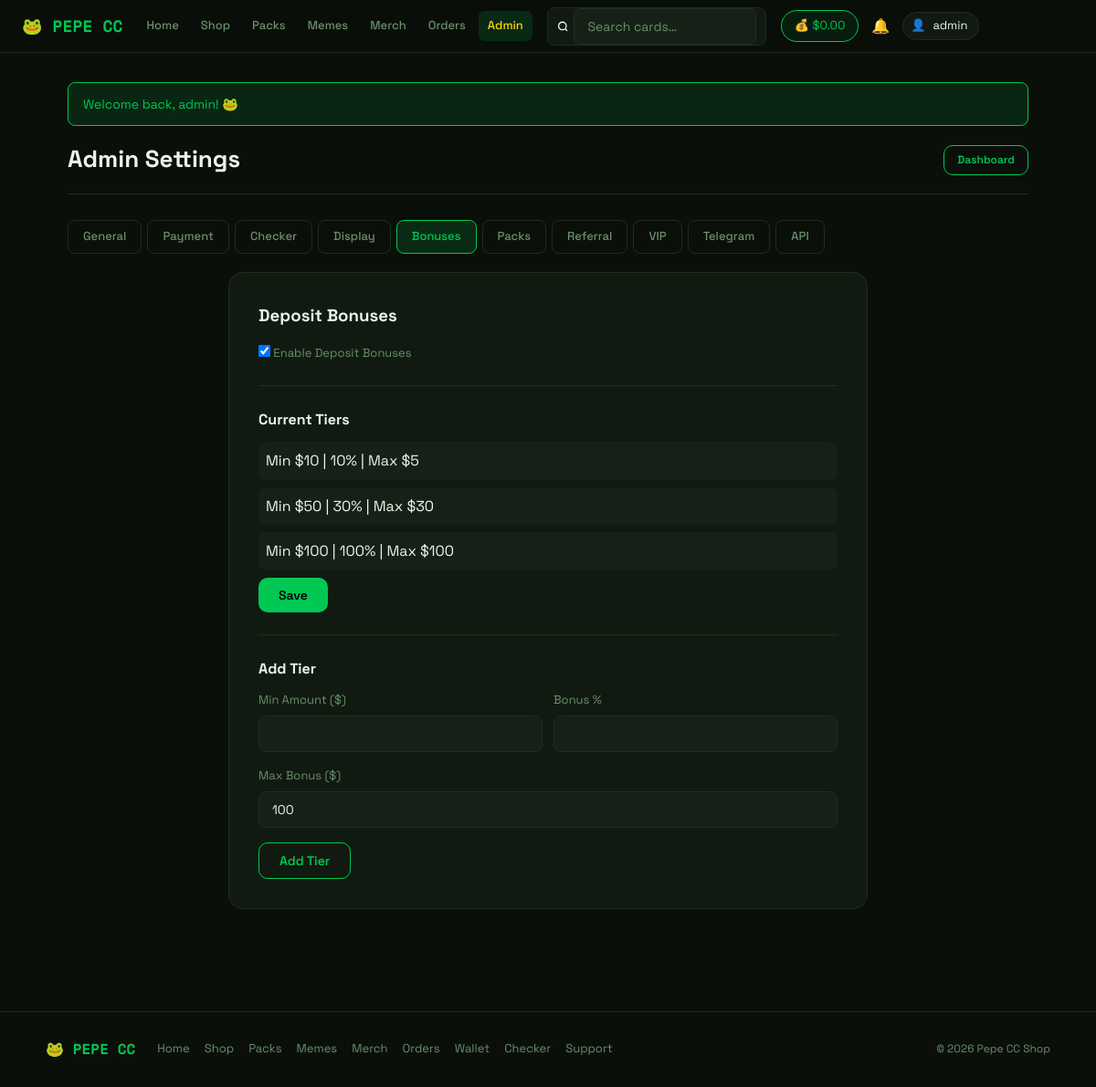
The app's page /admin/settings.php?tab=bonuses (signed in) with its own data.
### tables this page shows
CREATE TABLE IF NOT EXISTS users (
    id                INT AUTO_INCREMENT PRIMARY KEY,
    first_name        VARCHAR(100) NOT NULL,
    last_name         VARCHAR(100) NOT NULL,
    email             VARCHAR(191) NOT NULL UNIQUE,
    username          VARCHAR(100) NOT NULL UNIQUE,
    password          VARCHAR(255) NOT NULL,
    role              ENUM('user','admin','vendor') DEFAULT 'user',
    vendor_status     ENUM('pending','approved','rejected') DEFAULT NULL,
    shop_name         VARCHAR(255) DEFAULT NULL,
    shop_desc         TEXT         DEFAULT NULL,
    vendor_applied_at DATETIME     DEFAULT NULL,
    balance           DECIMAL(10,2) NOT NULL DEFAULT 0.00,
    total_spent       DECIMAL(10,2) NOT NULL DEFAULT 0.00,
    referral_code     VARCHAR(20)  DEFAULT NULL UNIQUE,
    referred_by       INT          DEFAULT NULL,
    vip_level         INT          DEFAULT 0,
    created_at        DATETIME     DEFAULT CURRENT_TIMESTAMP
);

CREATE TABLE IF NOT EXISTS deposit_bonuses (
    id              INT AUTO_INCREMENT PRIMARY KEY,
    min_amount      DECIMAL(10,2) NOT NULL,
    bonus_percent   INT           NOT NULL,
    max_bonus       DECIMAL(10,2) NOT NULL DEFAULT 100.00,
    is_active       TINYINT(1)    DEFAULT 1,
    created_at      DATETIME      DEFAULT CURRENT_TIMESTAMP
);

### admin/settings.php (the view, shortened to what this page needs)
<?php
require_once __DIR__ . '/../config/helpers.php';
$db = getDB();
$tab = $_GET['tab'] ?? 'general';
$s=[]; $r=$db->query("SELECT setting_key,setting_value FROM settings");
while($row=$r->fetch_assoc()) $s[$row['setting_key']]=$row['setting_value'];
$bonuses=$db->query("SELECT * FROM deposit_bonuses ORDER BY min_amount")->fetch_all(MYSQLI_ASSOC);
require_once __DIR__ . '/../includes/header.php';
$tabs=['general'=>'General','payment'=>'Payment','checker'=>'Checker','display'=>'Display','bonuses'=>'Bonuses','packs'=>'Packs','referral'=>'Referral','vip'=>'VIP','telegram'=>'Telegram','api'=>'API'];
?>
<div class="page-header"><div><h1>Admin Settings</h1></div><a class="btn btn-outline btn-sm" href="/admin/index.php">Dashboard</a></div>
<div class="tabs" style="margin-bottom:20px;flex-wrap:wrap">
<?php foreach($tabs as $k=>$v): ?><a class="tab <?=$tab===$k?'active':''?>" href="?tab=<?=$k?>"><?=$v?></a><?php endforeach;?>
</div>
<?php if($tab==='general'):?>
<div class="form-card" style="max-width:600px"><h3 style="margin-bottom:16px">General Settings</h3>
<form method="POST"><input type="hidden" name="action" value="general">
<div class="form-group"><label>Site Name</label><input type="text" name="site_name" value="<?=clean($s['site_name']??'')?>"></div>
<div class="form-group"><label>Tagline</label><input type="text" name="site_tagline" value="<?=clean($s['site_tagline']??'')?>"></div>
<div class="form-group"><label>Currency</label><input type="text" name="currency" value="<?=clean($s['currency']??'USD')?>"></div>
<div class="form-group"><label><input type="checkbox" name="maintenance_mode" <?=($s['maintenance_mode']??'0')==='1'?'checked':''?>> Maintenance Mode</label></div>
<button class="btn btn-primary" type="submit">Save</button></form></div>
<?php elseif($tab==='bonuses'):?>
<div class="form-card" style="max-width:700px"><h3 style="margin-bottom:16px">Deposit Bonuses</h3>
<form method="POST"><input type="hidden" name="action" value="bonuses">
<div class="form-group"><label><input type="checkbox" name="deposit_bonuses_enabled" <?=($s['deposit_bonuses_enabled']??'1')==='1'?'checked':''?>> Enable Deposit Bonuses</label></div>
<hr class="divider"><h4 style="margin-bottom:12px">Current Tiers</h4>
<?php foreach($bonuses as $b):?>
<div style="display:flex;gap:8px;align-items:center;margin-bottom:8px;padding:8px;background:var(--surface2);border-radius:8px">
<span>Min $<?=number_format($b['min_amount'],0)?> | <?=$b['bonus_percent']?>% | Max $<?=number_format($b['max_bonus'],0)?></span>
</div><?php endforeach;?>
<button class="btn btn-primary" type="submit">Save</button></form>
<hr class="divider"><h4 style="margin-bottom:12px">Add Tier</h4>
<form method="POST"><input type="hidden" name="action" value="add_bonus">
<div class="form-row"><div class="form-group"><label>Min Amount ($)</label><input type="number" name="new_bonus_min" step="1" required></div>
<div class="form-group"><label>Bonus %</label><input type="number" name="new_bonus_pct" min="1" max="200" required></div></div>
<div class="form-group"><label>Max Bonus ($)</label><input type="number" name="new_bonus_max" step="0.01" value="100"></div>
<button class="btn btn-outline" type="submit">Add Tier</button></form></div>
<?php endif;?>
<?php require_once __DIR__ . '/../includes/footer.php'; ?>

### includes/header.php (shortened to what this page needs)
<!DOCTYPE html>
<html lang="en">
<head>
  <link rel="stylesheet" href="/assets/style.css">
</head>
<body>
<?php
$__loggedIn = isLoggedIn();
$__isAdmin  = $__loggedIn && isAdmin();
$__user     = $__loggedIn ? currentUser() : null;
$__balance  = ($__loggedIn && $__user) ? getBalance((int)$__user['id']) : 0;
$__currentPath = parse_url($_SERVER['REQUEST_URI'] ?? '/', PHP_URL_PATH);
function __navActive(string $path): string {
    global $__currentPath;
    return $__currentPath === $path ? ' active' : '';
}
?>
<header class="topbar">
  <a class="logo" href="/index.php">🐸 PEPE CC</a>
  <nav class="nav-links">
    <a href="/index.php"         class="<?= __navActive('/index.php') ?>">Home</a>
    <a href="/shop.php"          class="<?= __navActive('/shop.php') ?>">Shop</a>
    <a href="/packs.php"         class="<?= __navActive('/packs.php') ?>">Packs</a>
    <a href="/memes.php"         class="<?= __navActive('/memes.php') ?>">Memes</a>
    <a href="/merch.php"         class="<?= __navActive('/merch.php') ?>">Merch</a>
    <?php if ($__loggedIn): ?>
      <a href="/orders.php"      class="<?= __navActive('/orders.php') ?>">Orders</a>
    <?php endif; ?>
    <?php if ($__isAdmin): ?>
      <a href="/admin/index.php" class="admin-link<?= strpos($__currentPath, '/admin') === 0 ? ' active' : '' ?>">Admin</a>
    <?php endif; ?>
  </nav>
  <form class="search-form hide-mobile" action="/shop.php" method="GET">
    <svg width="14" height="14" viewBox="0 0 24 24" fill="none" stroke="currentColor" stroke-width="2.5"><circle cx="11" cy="11" r="8"/><path d="m21 21-4.35-4.35"/></svg>
    <input type="text" name="search" placeholder="Search cards…" value="<?= htmlspecialchars($_GET['search'] ?? '', ENT_QUOTES, 'UTF-8') ?>">
  </form>
  <div class="user-area">
    <?php if ($__loggedIn && $__user): ?>
      <a href="/user/deposit.php" class="wallet-pill hide-mobile">
        💰 <?= formatBalance($__balance) ?>
      </a>
      <a href="/user/notifications.php" class="notif-bell">
        🔔
      </a>
      <div class="user-pill">
        <span>👤</span>
        <span class="user-pill-name"><?= htmlspecialchars($__user['username'], ENT_QUOTES, 'UTF-8') ?></span>
      </div>
    <?php else: ?>
      <a href="/auth/login.php"    class="btn btn-outline btn-sm">Sign In</a>
      <a href="/auth/register.php" class="btn btn-primary btn-sm hide-mobile">Register</a>
    <?php endif; ?>
  </div>
</header>
<div class="container">
<?= showFlash() ?>

### assets/style.css (style rules this page uses)
:root { --green: #00c853; --green-dark: #009624; --green-glow: rgba(0,200,83,.15); --bg: #0a0f0a; --surface: #111a11; --surface2: #172017; --border: #1e2e1e; --text: #e8f5e9; --muted: #6a8f6a; --red: #ff4444; --yellow: #ffd600; --radius: 10px; --font: 'Space Grotesk', sans-serif; --mono: 'Space Mono', monospace; }
*, *::before, *::after { box-sizing: border-box; margin: 0; padding: 0; }
body { font-family: var(--font); background: var(--bg); color: var(--text); min-height: 100vh; line-height: 1.6; overflow-x: hidden; }
a { color: var(--green); text-decoration: none; }
.topbar { position: sticky; top: 0; z-index: 100; background: rgba(10,15,10,.93); backdrop-filter: blur(12px); border-bottom: 1px solid var(--border); display: flex; align-items: center; padding: 0 24px; height: 58px; gap: 16px; }
.topbar .logo { font-family: var(--mono); font-size: 18px; font-weight: 700; color: var(--green); white-space: nowrap; }
.nav-links { display: flex; gap: 4px; }
.nav-links a { color: var(--muted); font-size: 13px; padding: 6px 10px; border-radius: 6px; transition: all .15s; font-weight: 500; }
.nav-links a:hover, .nav-links a.active { color: var(--green); background: var(--green-glow); text-decoration: none; }
.admin-link { color: var(--yellow) !important; }
.search-form { display: flex; align-items: center; gap: 6px; background: var(--surface); border: 1px solid var(--border); border-radius: 8px; padding: 0 10px; flex: 1; max-width: 240px; }
.search-form input { background: none; border: none; outline: none; color: var(--text); font-size: 13px; font-family: var(--font); width: 100%; padding: 7px 0; }
.search-form input::placeholder { color: var(--muted); }
.user-area { display: flex; gap: 8px; align-items: center; white-space: nowrap; }
.user-pill { display: flex; align-items: center; gap: 8px; background: var(--surface); border: 1px solid var(--border); border-radius: 20px; padding: 4px 12px 4px 8px; font-size: 13px; }
.wallet-pill { display: inline-flex; align-items: center; gap: 6px; background: rgba(0,200,83,.08); border: 1px solid var(--green); border-radius: 20px; padding: 6px 14px; font-size: 13px; text-decoration: none; transition: all .15s; white-space: nowrap; }
.container { max-width: 1100px; margin: 0 auto; padding: 32px 24px; }
.btn { display: inline-flex; align-items: center; gap: 6px; font-family: var(--font); font-size: 14px; font-weight: 600; padding: 10px 22px; border-radius: var(--radius); cursor: pointer; border: none; transition: all .15s; text-decoration: none; }
.btn-primary { background: var(--green); color: #000; }
.btn-outline { background: none; border: 1px solid var(--green); color: var(--green); }
.btn-sm { padding: 6px 14px; font-size: 12px; }
.page-header { display: flex; align-items: center; justify-content: space-between; border-bottom: 1px solid var(--border); padding-bottom: 16px; margin-bottom: 28px; }
.page-header h1 { font-size: 26px; }
.form-card { background: var(--surface); border: 1px solid var(--border); border-radius: 16px; padding: 32px; max-width: 460px; margin: 0 auto; }
.form-group { margin-bottom: 16px; }
label { display: block; font-size: 13px; color: var(--muted); margin-bottom: 6px; }
input[type=text], input[type=email], input[type=password], input[type=number], select, textarea { width: 100%; background: var(--surface2); border: 1px solid var(--border); color: var(--text); border-radius: 8px; padding: 10px 14px; font-family: var(--font); font-size: 14px; outline: none; transition: border-color .15s; }
.form-row { display: grid; grid-template-columns: 1fr 1fr; gap: 12px; }
.divider { border: none; border-top: 1px solid var(--border); margin: 24px 0; }
.tabs { display: flex; gap: 6px; margin-bottom: 22px; flex-wrap: wrap; }
.tab { padding: 7px 16px; border-radius: 8px; font-size: 13px; font-weight: 500; border: 1px solid var(--border); background: none; color: var(--muted); cursor: pointer; transition: all .15s; font-family: var(--font); text-decoration: none; display: inline-block; }
.tab:hover, .tab.active { background: var(--green-glow); border-color: var(--green); color: var(--green); text-decoration: none; }
.user-pill-name { display: inline; }
.hide-mobile { display: inline-flex; }
.user-pill { position: relative; }
.notif-bell { position: relative; display: flex; align-items: center; color: var(--muted); padding: 6px; border-radius: 8px; transition: all .15s; cursor: pointer; }

### records on screen
users: formatBalance($__balance) "$0.00", username "admin"
deposit_bonuses: min_amount "10", bonus_percent "10", max_bonus "5"
deposit_bonuses: min_amount "50", bonus_percent "30", max_bonus "30"
deposit_bonuses: min_amount "100", bonus_percent "100", max_bonus "100"

### other values on screen
$f['msg'] "Welcome back, admin! 🐸"
$v "General"
$v "Payment"
$v "Checker"
$v "Display"
$v "Bonuses"
$v "Packs"
$v "Referral"
$v "VIP"
$v "Telegram"
$v "API"
